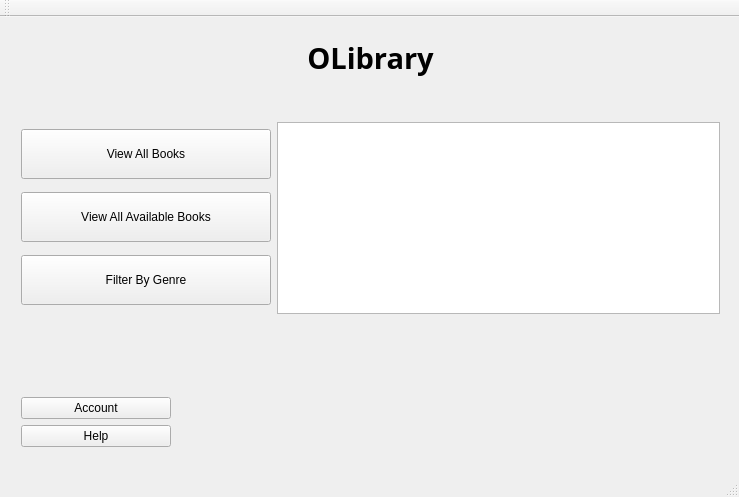
<?xml version="1.0" encoding="UTF-8"?>
<ui version="4.0">
 <class>OlibraryClass</class>
 <widget class="QMainWindow" name="OlibraryClass">
  <property name="geometry">
   <rect>
    <x>0</x>
    <y>0</y>
    <width>739</width>
    <height>497</height>
   </rect>
  </property>
  <property name="windowTitle">
   <string>Olibrary</string>
  </property>
  <widget class="QWidget" name="centralWidget">
   <widget class="QWidget" name="layoutWidget">
    <property name="geometry">
     <rect>
      <x>10</x>
      <y>10</y>
      <width>721</width>
      <height>431</height>
     </rect>
    </property>
    <layout class="QGridLayout" name="gridLayout">
     <item row="0" column="0">
      <layout class="QVBoxLayout" name="verticalLayout_3">
       <item>
        <widget class="QLabel" name="label">
         <property name="font">
          <font>
           <family>Segoe UI Black</family>
           <pointsize>22</pointsize>
           <bold>true</bold>
          </font>
         </property>
         <property name="text">
          <string>OLibrary</string>
         </property>
         <property name="alignment">
          <set>Qt::AlignmentFlag::AlignCenter</set>
         </property>
        </widget>
       </item>
       <item>
        <spacer name="verticalSpacer">
         <property name="orientation">
          <enum>Qt::Orientation::Vertical</enum>
         </property>
         <property name="sizeHint" stdset="0">
          <size>
           <width>17</width>
           <height>37</height>
          </size>
         </property>
        </spacer>
       </item>
      </layout>
     </item>
     <item row="1" column="0">
      <layout class="QHBoxLayout" name="horizontalLayout_2">
       <item>
        <layout class="QVBoxLayout" name="verticalLayout_2">
         <item>
          <widget class="QPushButton" name="viewAllButton">
           <property name="minimumSize">
            <size>
             <width>200</width>
             <height>50</height>
            </size>
           </property>
           <property name="text">
            <string>View All Books</string>
           </property>
          </widget>
         </item>
         <item>
          <widget class="QPushButton" name="viewAvailableButton">
           <property name="minimumSize">
            <size>
             <width>250</width>
             <height>50</height>
            </size>
           </property>
           <property name="text">
            <string>View All Available Books</string>
           </property>
          </widget>
         </item>
         <item>
          <widget class="QPushButton" name="viewFilteredButton">
           <property name="minimumSize">
            <size>
             <width>200</width>
             <height>50</height>
            </size>
           </property>
           <property name="text">
            <string>Filter By Genre</string>
           </property>
          </widget>
         </item>
        </layout>
       </item>
       <item>
        <widget class="QTableWidget" name="booksTable"/>
       </item>
      </layout>
     </item>
     <item row="2" column="0">
      <spacer name="verticalSpacer_2">
       <property name="orientation">
        <enum>Qt::Orientation::Vertical</enum>
       </property>
       <property name="sizeHint" stdset="0">
        <size>
         <width>20</width>
         <height>40</height>
        </size>
       </property>
      </spacer>
     </item>
     <item row="3" column="0">
      <layout class="QHBoxLayout" name="horizontalLayout">
       <item>
        <layout class="QVBoxLayout" name="verticalLayout">
         <item>
          <widget class="QPushButton" name="accountButton">
           <property name="minimumSize">
            <size>
             <width>150</width>
             <height>0</height>
            </size>
           </property>
           <property name="text">
            <string>Account</string>
           </property>
          </widget>
         </item>
         <item>
          <widget class="QPushButton" name="helpButton">
           <property name="minimumSize">
            <size>
             <width>150</width>
             <height>0</height>
            </size>
           </property>
           <property name="text">
            <string>Help</string>
           </property>
          </widget>
         </item>
        </layout>
       </item>
       <item>
        <spacer name="horizontalSpacer">
         <property name="orientation">
          <enum>Qt::Orientation::Horizontal</enum>
         </property>
         <property name="sizeHint" stdset="0">
          <size>
           <width>40</width>
           <height>20</height>
          </size>
         </property>
        </spacer>
       </item>
      </layout>
     </item>
    </layout>
   </widget>
  </widget>
  <widget class="QMenuBar" name="menuBar">
   <property name="geometry">
    <rect>
     <x>0</x>
     <y>0</y>
     <width>739</width>
     <height>22</height>
    </rect>
   </property>
  </widget>
  <widget class="QToolBar" name="mainToolBar">
   <attribute name="toolBarArea">
    <enum>TopToolBarArea</enum>
   </attribute>
   <attribute name="toolBarBreak">
    <bool>false</bool>
   </attribute>
  </widget>
  <widget class="QStatusBar" name="statusBar"/>
 </widget>
 <layoutdefault spacing="6" margin="11"/>
 <resources>
  <include location="olibrary.qrc"/>
 </resources>
 <connections/>
</ui>
